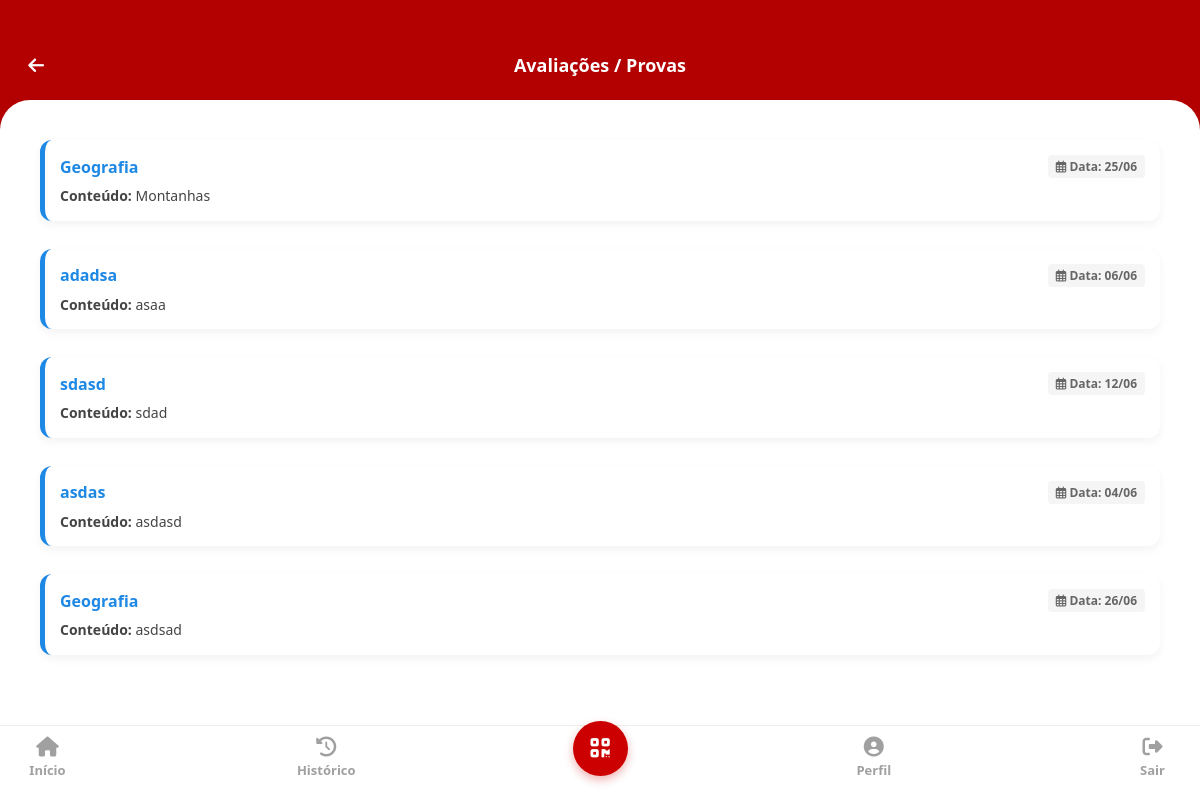
Before: /avaliacoes with the older database file.
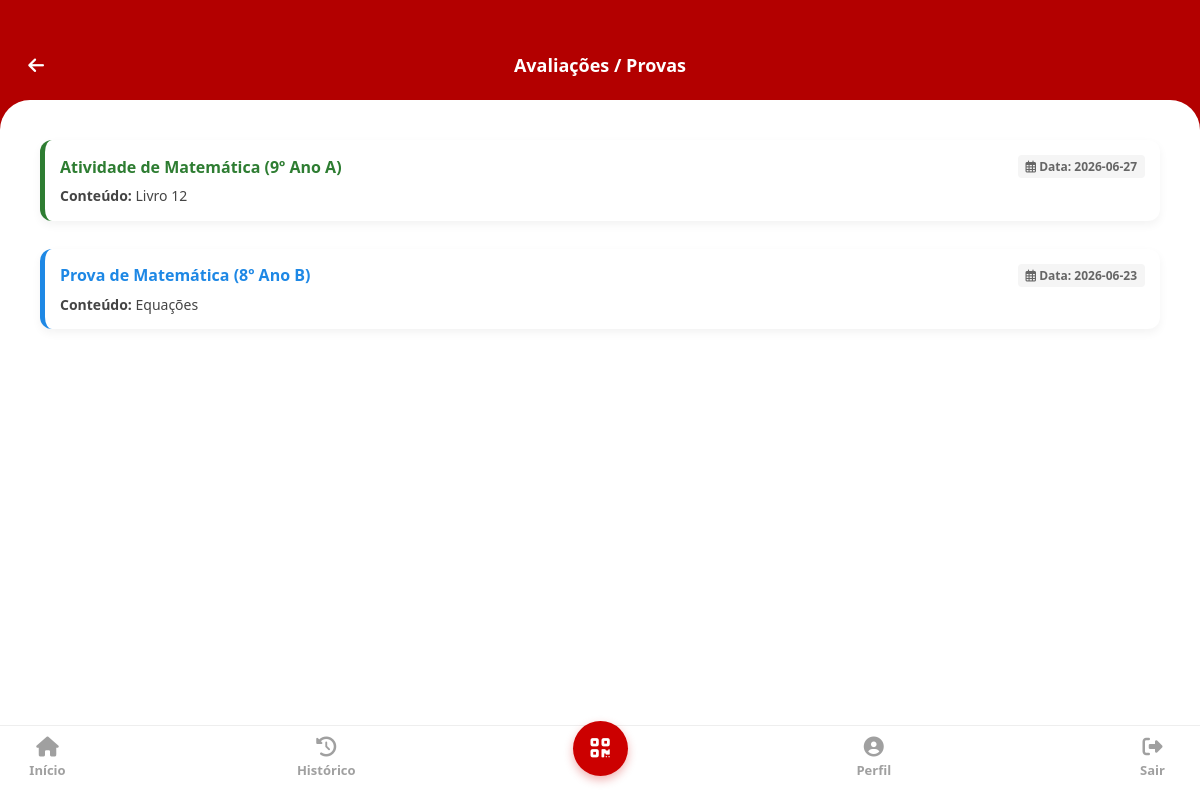
After: the same page with the newer database file.
### app.py (models this page shows)
class Prova(db.Model):
    id = db.Column(db.Integer, primary_key=True)
    disciplina = db.Column(db.String(100), nullable=False)
    conteudo = db.Column(db.Text, nullable=False)
    data = db.Column(db.String(20), nullable=False)

### app.py (the view)
@app.route('/avaliacoes')
def avaliacoes():
    lista_provas = Prova.query.order_by(Prova.id.desc()).all()
    return render_template('avaliacoes.html', lista_provas=lista_provas)

### templates/avaliacoes.html (shortened to what this page needs)
<!DOCTYPE html>
<html lang="pt-BR">
<head>
    <link rel="stylesheet" href="../css/style.css">
    <link rel="stylesheet" href="https://cdnjs.cloudflare.com/ajax/libs/font-awesome/6.4.0/css/all.min.css">
</head>
<body>
    <div class="app-container">
        <header class="page-header">
            <a href="/dashboard" class="back-btn"><i class="fas fa-arrow-left"></i></a>
            <h2>Avaliações / Provas</h2>
        </header>
        <main class="page-content">
            <div class="avaliacoes-list" style="padding: 20px;">
                {% if not lista_provas %}
                    <div style="text-align: center; color: #999; padding: 40px 20px;">
                        <i class="fas fa-file-invoice" style="font-size: 48px; margin-bottom: 15px; color: #ccc;"></i>
                        <p>Nenhuma avaliação ou prova agendada para este bimestre.</p>
                    </div>
                {% else %}
                    {% for prova in lista_provas %}
                    {% set classe_estilo = 'card-atividade' if 'Atividade' in prova.disciplina else 'card-prova' %}
                    <div class="prova-card {{ classe_estilo }}">
                        <div style="display: flex; justify-content: space-between; margin-bottom: 8px; align-items: center;">
                            <span class="titulo-disciplina" style="font-weight: bold; font-size: 16px;">
                                {{ prova.disciplina }}
                            </span>
                            <span style="font-size: 12px; background: #f5f5f5; color: #666; padding: 3px 8px; border-radius: 4px; font-weight: bold;">
                                <i class="far fa-calendar-alt"></i> Data: {{ prova.data }}
                            </span>
                        </div>
                        <p style="margin: 0; color: #444; font-size: 14px; line-height: 1.4;">
                            <strong>Conteúdo:</strong> {{ prova.conteudo }}
                        </p>
                    </div>
                    {% endfor %}
                {% endif %}
            </div>
        </main>
        <nav class="bottom-nav">
            <a href="/dashboard" class="nav-item"><i class="fas fa-home"></i><span>Início</span></a>
            <a href="/entrada_saida_historico" class="nav-item"><i class="fas fa-history"></i><span>Histórico</span></a>
            <a href="/qrcode" class="nav-item scan-btn"><i class="fas fa-qrcode"></i></a>
            <a href="/perfil_responsavel" class="nav-item"><i class="fas fa-user-circle"></i><span>Perfil</span></a>
            <a href="/" class="nav-item"><i class="fas fa-sign-out-alt"></i><span>Sair</span></a>
        </nav>
    </div>
</body>
</html>

Changed rows visible on the page:
removed Prova: disciplina "Geografia", data "25/06", conteudo "Montanhas"
removed Prova: disciplina "adadsa", data "06/06", conteudo "asaa"
removed Prova: disciplina "sdasd", data "12/06", conteudo "sdad"
removed Prova: disciplina "asdas", data "04/06", conteudo "asdasd"
changed Prova: disciplina "Geografia" → "Atividade de Matemática (9º Ano A)"; data "26/06" → "2026-06-27"; conteudo "asdsad" → "Livro 12"
added Prova: disciplina "Prova de Matemática (8º Ano B)", data "2026-06-23", conteudo "Equações"
